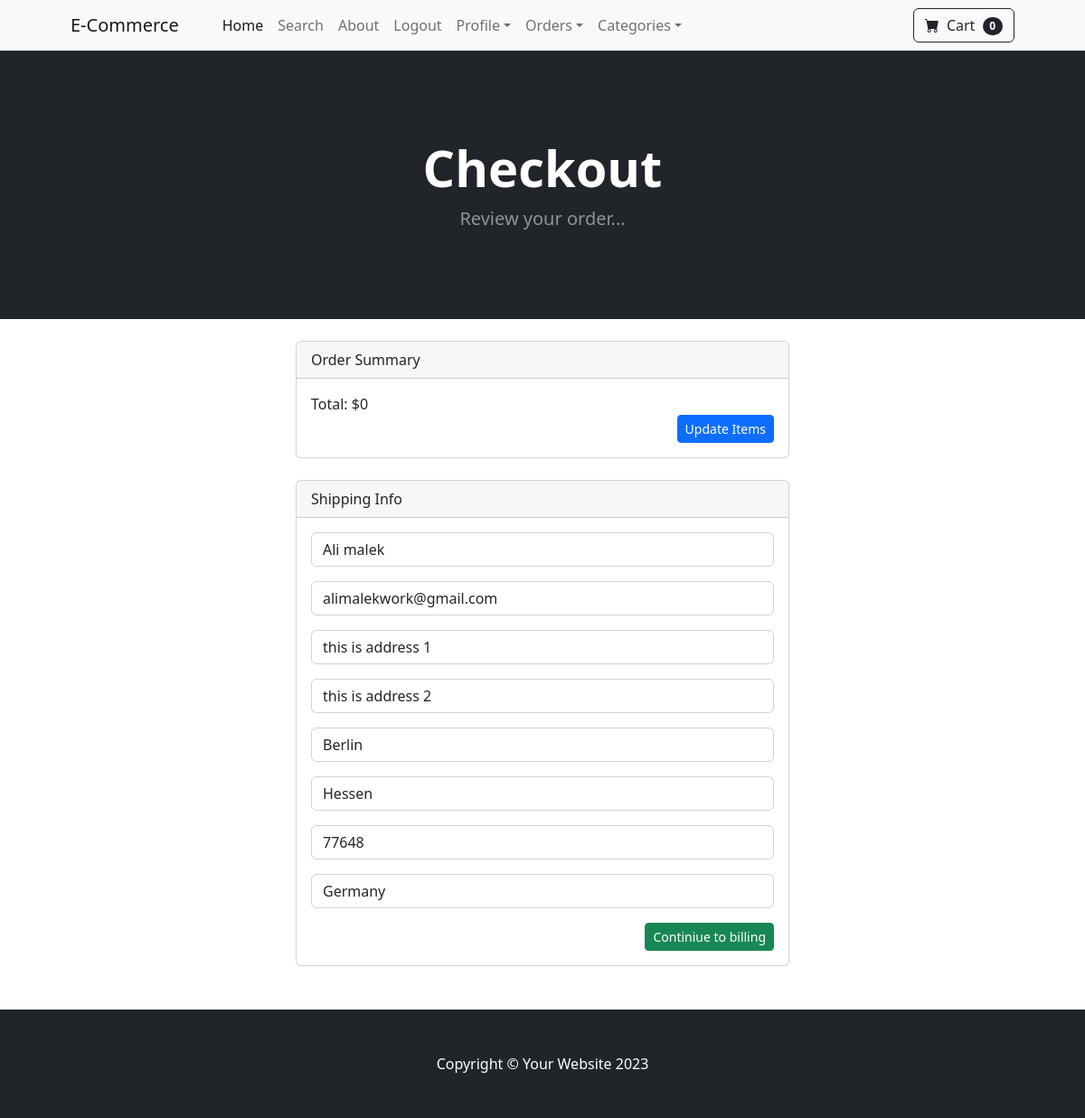
The app's page /payment/checkout (signed in) with its own data.
### payment/models.py (models this page shows, shortened)
class ShippingAddress(models.Model):
    user = models.ForeignKey(User, on_delete=models.CASCADE, null=True, blank=True)
    shipping_full_name = models.CharField(max_length=255)
    shipping_email = models.CharField(max_length=255)
    shipping_address1 = models.CharField(max_length=255)
    shipping_address2 = models.CharField(max_length=255)
    shipping_city = models.CharField(max_length=255)
    shipping_state = models.CharField(max_length=255, null=True, blank=True)
    shipping_zipcode = models.CharField(max_length=255, null=True, blank=True)
    shipping_country = models.CharField(max_length=255)
    class Meta:
        verbose_name_plural = "Shipping Address"

### payment/views.py (the view)
# urls.py: path('checkout', views.checkout, name='checkout'),
def checkout(request):
    cart = Cart(request)
    cart_products = cart.get_prod
    quantities = cart.get_quants
    totals = cart.cart_total()
    if request.user.is_authenticated:
        shipping_user = ShippingAddress.objects.get(user__id=request.user.id)
        shipping_form = ShippingForm(request.POST or None, instance=shipping_user)
        return render(request, "payment/checkout.html",
                      {'cart_products': cart_products, 'quantities': quantities, 'totals': totals,
                       'shipping_form': shipping_form})
    else:
        shipping_form = ShippingForm(request.POST or None)
        return render(request, "payment/checkout.html",
                      {'cart_products': cart_products, 'quantities': quantities, 'totals': totals,
                       'shipping_form': shipping_form})

### cart/cart.py (called while the page is built, shortened)
    def __len__(self):
        return len(self.cart)

    def cart_total(self):
        product_ids = self.cart.keys()
        products = Product.objects.filter(id__in=product_ids)
        quantities = self.cart
        total = 0
        return total

    def get_prod(self):
        product_ids = self.cart.keys()
        products = Product.objects.filter(id__in=product_ids)
        return products

### cart/context_processors.py (called while the page is built)
def cart(request):
    return {'cart': Cart(request)}

### store/context_processors.py (called while the page is built)
def categories(request):
    categories = Category.objects.all()
    return {'categories': categories}

### payment/templates/payment/checkout.html (shortened to what this page needs)
{% extends 'store/base.html' %}
{% block content %}
        <header class="bg-dark py-5">
            <div class="container px-4 px-lg-5 my-5">
                <div class="text-center text-white">
                    <h1 class="display-4 fw-bolder">Checkout</h1>
                    <p class="lead fw-normal text-white-50 mb-0">Review your order...</p>
                </div>
            </div>
        </header>
    <br/>
    <div class="container">
        <div class="row">
            <div class="col-md-6 offset-md-3">
                <div class="card">
                    <div class="card-header">
                        Order Summary
                    </div>
                    <div class="card-body">
                        Total: ${{ totals }}
                        <div align=right>
                        <a href="{% url 'cart_summary' %}" class="btn btn-sm btn-primary">Update Items</a>
                        </div>
                    </div>
                </div>
                <br/>
                <div class="card">
                    <div class="card-header">
                      Shipping Info
                    </div>
                    <div class="card-body">
                      {{ shipping_form.as_p }}
                        <div align=right>
                            <a href="" class="btn btn-sm btn-success">Continiue to billing</a>
                        </div>
                    </div>
                </div>
            </div>
        </div>
    </div>
    <br/><br/>
{% endblock %}

### records on screen
ShippingAddress: shipping_full_name "Ali malek", shipping_email "alimalekwork@gmail.com", shipping_address1 "this is address 1", shipping_address2 "this is address 2", shipping_city "Berlin", shipping_state "Hessen", shipping_zipcode "77648", shipping_country "Germany"

### other values on screen
{{ cart|length }} "0"
{{ totals }} "0"
